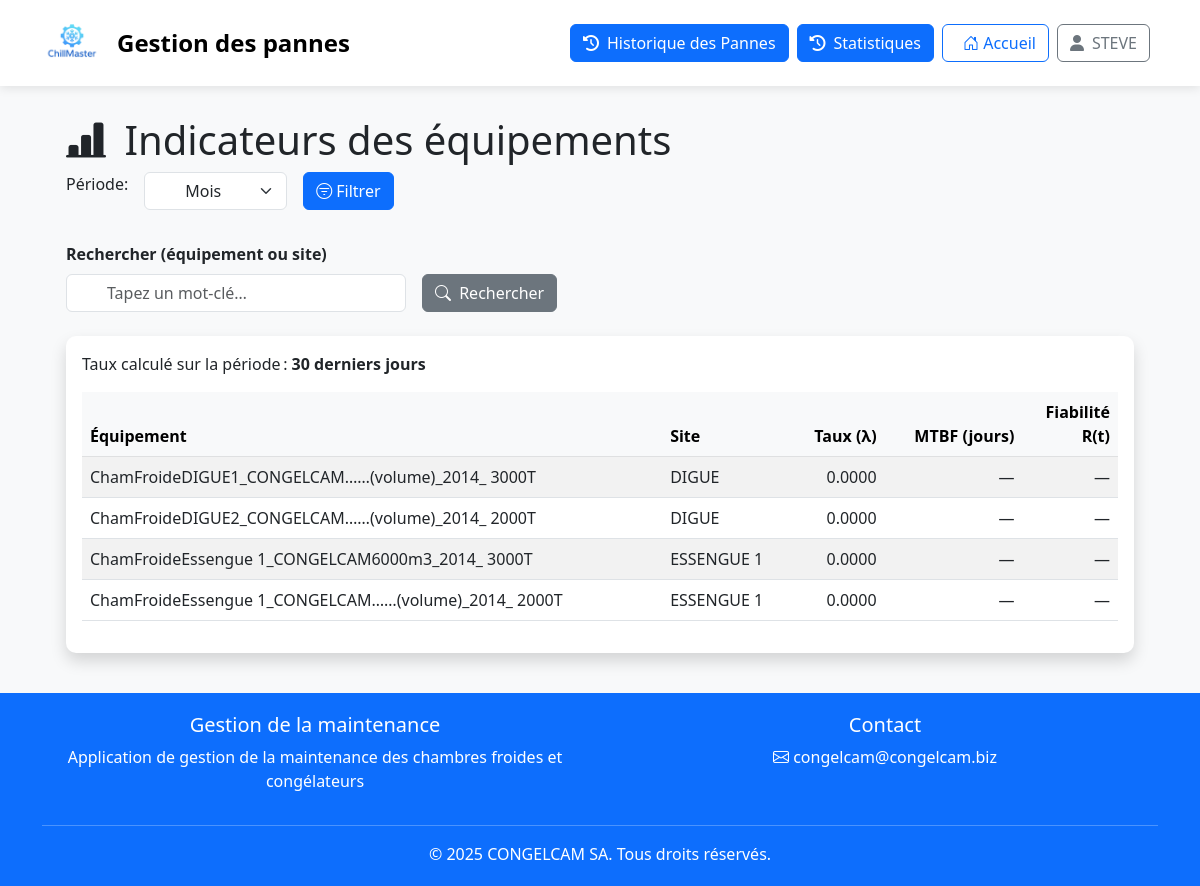
The app's page /pannes/failure-rates/ (signed in) with its own data.
### accounts/models.py (models this page shows, shortened)
class CustomUser(AbstractUser):
    is_administrator = models.BooleanField(
        default=False,
        verbose_name="Administrateur" )
    GENDER_CHOICES = [
        ('M', 'Masculin'),
        ('F', 'Féminin'),
    ]
    STATUS_CHOICES = [
        ('SERVICE', 'En service'),
        ('CONGE', 'En congé'),
        ('MISSION', 'En mission'),
    ]
    gender = models.CharField(max_length=1, choices=GENDER_CHOICES, verbose_name="Sexe")
    cni_number = models.CharField(max_length=20, verbose_name="N° court CNI")
    qualification = models.CharField(max_length=100, verbose_name="Qualification")
    city = models.CharField(max_length=100, verbose_name="Ville")
    site = models.CharField(max_length=100, verbose_name="Site")
    profile_picture = models.ImageField(upload_to='profile_pics/', verbose_name="Photo de profil")
    status = models.CharField(max_length=10, choices=STATUS_CHOICES, default='SERVICE', verbose_name="Statut")
    permissions = [
            ("access_admin_panel", "Peut accéder au panel admin"),
        ]

### equipments/models.py (models this page shows, shortened)
class Equipment(models.Model):
    FAMILY_CHOICES = [
        ('CF', 'Chambre Froide'),
        ('CG', 'Congélateur'),
    ]
    STATUS_CHOICES = [
        ('actif', 'Actif'),
        ('panne', 'En panne'),
        ('arret', 'Arrêt'),
    ]
    SITE_CHOICES = [
        ('digue', 'DIGUE'),
        ('cittma', 'CITTMA'),
        ('sotranav', 'SOTRANAV'),
        ('E1', 'ESSENGUE 1'),
        ('E2', 'ESSENGUE 2'),
        ('E3', 'ESSENGUE 3'),
        ('E4', 'ESSENGUE 4'),
        ('E5', 'ESSENGUE 5'),
        ('E6', 'ESSENGUE 6'),
        ('bonaberi', 'BONABERI'),
    ]
    family = models.CharField(max_length=2, choices=FAMILY_CHOICES, verbose_name="Famille")
    sub_family = models.CharField(max_length=100, verbose_name="Sous-famille")
    code = models.CharField(max_length=50, primary_key=True, verbose_name="Code")
    designation = models.CharField(max_length=200, verbose_name="Désignation")
    capacity = models.DecimalField(max_digits=7, decimal_places=2, verbose_name="Capacité (T)")
    site = models.CharField(max_length=100, choices=SITE_CHOICES, verbose_name="Site")
    number = models.CharField(max_length=50, verbose_name="Numéro")
    group_count = models.IntegerField(verbose_name="Nombre de groupes")
    power_per_group = models.DecimalField(max_digits=5, decimal_places=2, verbose_name="Puissance/groupe (kW)")
    manufacturer = models.CharField(max_length=100, verbose_name="Constructeur")
    temperature_setpoint = models.DecimalField(max_digits=5, decimal_places=2, verbose_name="T° consigne")
    status = models.CharField(max_length=10, choices=STATUS_CHOICES, verbose_name="Statut")
    commissioning_date = models.DateField(verbose_name="Date de mise en service")
    documentation = models.FileField(upload_to='equipments/docs/', blank=True, null=True, verbose_name="Documentation")
    class Meta:
        ordering = ['family', 'code']
        verbose_name = "Équipement"
        verbose_name_plural = "Équipements"
    def failure_rate(self, period='month'):
        from django.utils import timezone
        from pannes.models import Panne
        import datetime
        now = timezone.now()
        if period == 'week':
            delta = datetime.timedelta(weeks=1)
        elif period == 'year':
            delta = datetime.timedelta(days=365)
        else:
            delta = datetime.timedelta(days=30)
        start = now - delta
        count = Panne.objects.filter(
            equipement=self,
            date_heure_panne__gte=start
        ).count()
        days = delta.days or 1
        return count / days

### pannes/views.py (the view, shortened to what this page needs)
# urls.py: path('failure-rates/', views.failure_rate_list, name='failure_rate_list'),
@login_required
def failure_rate_list(request):
    form   = FailureRateFilterForm(request.GET or None)
    period = form['period'].value() or 'month'
    q      = request.GET.get('q', '').strip()
    equipments = Equipment.objects.all()
    rates = []
    period_days = {'week': 7, 'month': 30, 'year': 365}.get(period, 30)
    for eq in equipments:
        λ = eq.failure_rate(period=period)
        mtbf = (1.0 / λ) if λ else None
        reliability = None
        if λ:
            reliability = math.exp(-λ * period_days)
        rates.append({'equipment': eq, 'rate': λ, 'mtbf': mtbf, 'reliability': reliability})
    return render(request, 'pannes/failure_rates.html', {
        'form':   form,
        'rates':  rates,
        'period': period,
        'q':      q,
    })

### pannes/forms.py
class FailureRateFilterForm(forms.Form):
    PERIOD_CHOICES = [
        ('week',  'Semaine'),
        ('month', 'Mois'),
        ('year',  'Année'),
    ]
    period = forms.ChoiceField(
        choices=PERIOD_CHOICES,
        label="Période",
        initial='month',
        widget=forms.Select(attrs={'class': 'form-select'})
    )

### pannes/templates/pannes/failure_rates.html
{% extends "pannes/base.html" %}
{% load humanize %}
{% block content %}
<div class="container-fluid px-4">
  <h1 class="mt-4"><i class="bi bi-bar-chart-line-fill me-2"></i>
    Indicateurs des équipements</h1>
  <form method="get" class="row g-3 mb-4">
    <div class="col-auto">
      {{ form.period.label_tag }}
    </div>
    <div class="col-auto">
      {{ form.period }}
    </div>
    <div class="col-auto">
      <button type="submit" class="btn btn-primary">
        <i class="bi bi-filter-circle me-1"></i>Filtrer
      </button>
    </div>
    <div class="row g-3">
      <div class="col-md-4">
        <label class="form-label">Rechercher (équipement ou site)</label>
        <input type="search"
              name="q"
              value="{{ q }}"
              class="form-control"
              placeholder="Tapez un mot‑clé…">
      </div>
      <div class="col-auto align-self-end">
        <button type="submit" class="btn btn-secondary">
          <i class="bi bi-search me-1"></i> Rechercher
        </button>
      </div>
    </div>
  </form>
  <div class="card shadow mb-4">
    <div class="card-body">
      <p>
        Taux calculé sur la période :
        <strong>
          {% if period == 'week' %}7 derniers jours
          {% elif period == 'year' %}365 derniers jours
          {% else %}30 derniers jours
          {% endif %}
        </strong>
      </p>
      <div class="table-responsive">
        <table class="table table-striped align-middle">
          <thead class="table-light">
            <tr>
              <th>Équipement</th>
              <th>Site</th>
              <th class="text-end">Taux (λ)</th>
              <th class="text-end">MTBF (jours)</th>
              <th class="text-end">Fiabilité<br>R(t)</th>
            </tr>
          </thead>
          <tbody>
            {% for item in rates %}
            <tr>
              <td>{{ item.equipment.designation }}</td>
              <td>{{ item.equipment.get_site_display }}</td>
              <td class="text-end">
                {{ item.rate|floatformat:4 }}
              </td>
              <td class="text-end">
                {% if item.mtbf %}
                  {{ item.mtbf|floatformat:1 }}
                {% else %}
                  &mdash;
                {% endif %}
              </td>
              <td class="text-end">
                {% if item.reliability is not None %}
                  {{ item.reliability|floatformat:3 }}
                {% else %}
                  &mdash;
                {% endif %}
              </td>
            </tr>
            {% empty %}
            <tr>
              <td colspan="2" class="text-center text-muted py-3">
                Aucun équipement trouvé.
              </td>
            </tr>
            {% endfor %}
          </tbody>
        </table>
      </div>
    </div>
  </div>
</div>
{% endblock %}

### pannes/templates/pannes/navbar.html (shortened to what this page needs)
{% load static %}
<nav class="navbar navbar-expand-lg">
    <link href="https://cdn.jsdelivr.net/npm/bootstrap-icons@1.11.1/font/bootstrap-icons.css" rel="stylesheet">
        <div class="container">
            <a class="navbar-brand" href="#">
                <img src="/media/chillmaster.png" alt="Logo" class="logo">
                <span class="fs-4">Gestion des pannes</span>
            </a>
            <div class="d-flex">
                {% if user.is_authenticated %}
                    <a href="{% url 'pannes:liste_pannes' %}" class="btn btn-primary me-2">
                        <i class="fas fa-history me-2"></i>Historique des Pannes
                    </a>
                    <a href="{% url 'pannes:failure_rate_list' %}" class="btn btn-primary me-2">
                        <i class="fas fa-history me-2"></i>Statistiques
                    </a>
                    <a href="{% url 'dashboard_app:dashboard' %}" class="btn btn-outline-primary me-2">
                        <i class="bi bi-house-door ms-2"></i> Accueil
                    </a>
                    <a href="{% url 'accounts:profile' %}" class="btn btn-outline-secondary me-2">
                        <i class="fas fa-user me-2"></i>{{ user.username }}
                    </a>
                {% endif %}
            </div>
        </div>
    </nav>

### pannes/static/css/styles.css (style rules this page uses)
.fas { transition: transform 0.2s; }
.card { border-radius: 10px; overflow: hidden; margin-bottom: 20px; border: none; box-shadow: 0 0.5rem 1.5rem rgba(0, 0, 0, 0.1); }
.form-label { font-weight: 600; display: flex; align-items: center; }
.form-control, .form-select { padding-left: 2.5rem; }
.logo { height: 60px; }

### pannes/templates/pannes/navbar.html (style rules this page uses)
body { background-color: #f8f9fa; }
.btn-primary { background-color: #0d6efd; border-color: #0d6efd; }
.navbar { background-color: white; box-shadow: 0 2px 10px rgba(0, 0, 0, 0.1); margin-bottom: 30px; }
.navbar-brand { display: flex; align-items: center; font-weight: 600; }
.logo { height: 60px; margin-right: 15px; }

### records on screen
CustomUser: username "STEVE"
Equipment: equipment.designation "ChamFroideDIGUE1_CONGELCAM……(volume)_2014_ 3000T", equipment.site "DIGUE", rate "0.0000"
Equipment: equipment.designation "ChamFroideDIGUE2_CONGELCAM……(volume)_2014_ 2000T", equipment.site "DIGUE", rate "0.0000"
Equipment: equipment.designation "ChamFroideEssengue 1_CONGELCAM6000m3_2014_ 3000T", equipment.site "ESSENGUE 1", rate "0.0000"
Equipment: equipment.designation "ChamFroideEssengue 1_CONGELCAM……(volume)_2014_ 2000T", equipment.site "ESSENGUE 1", rate "0.0000"
